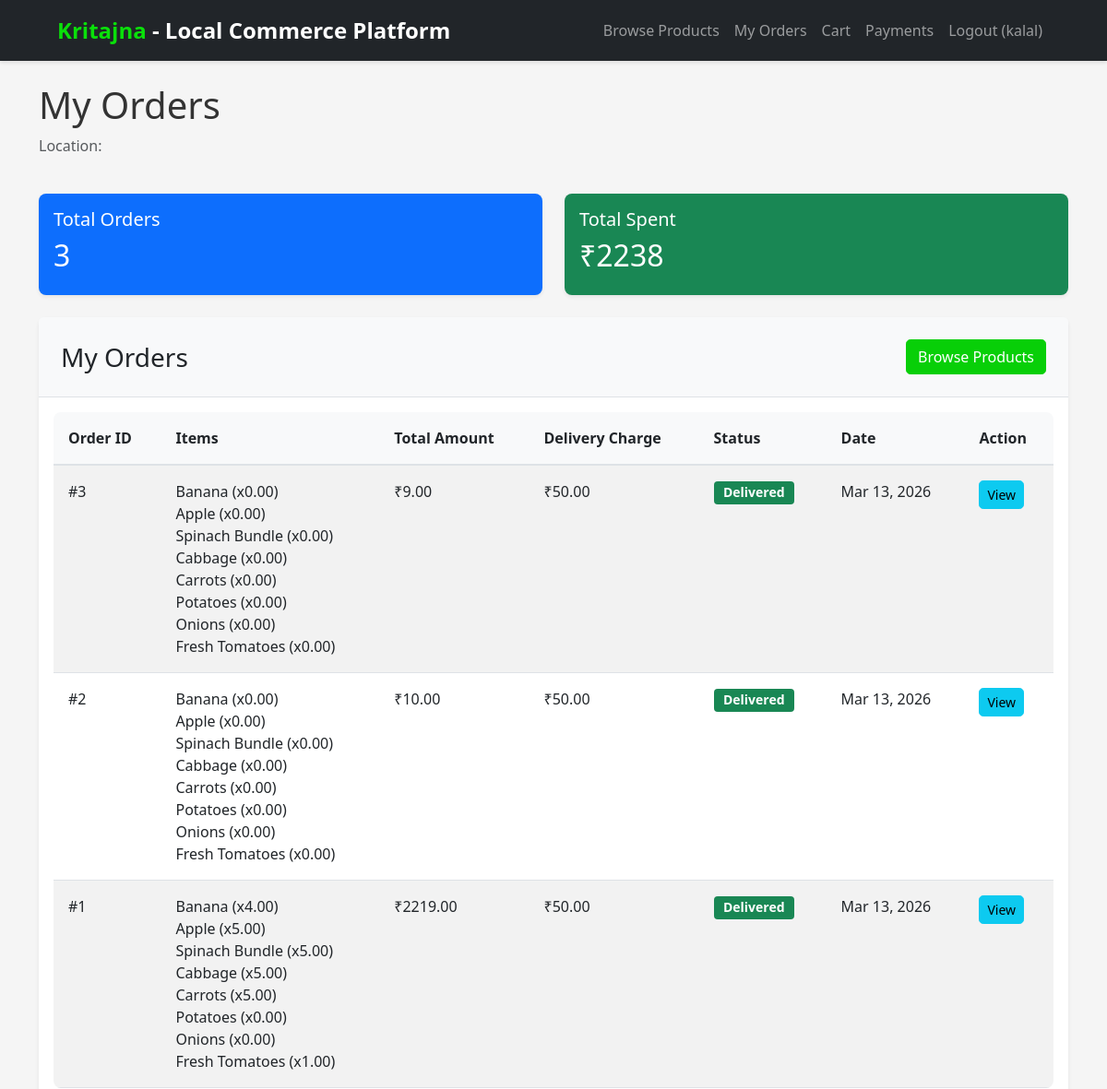
Page /customer/dashboard/ (signed in, upper part) on the earlier database version.
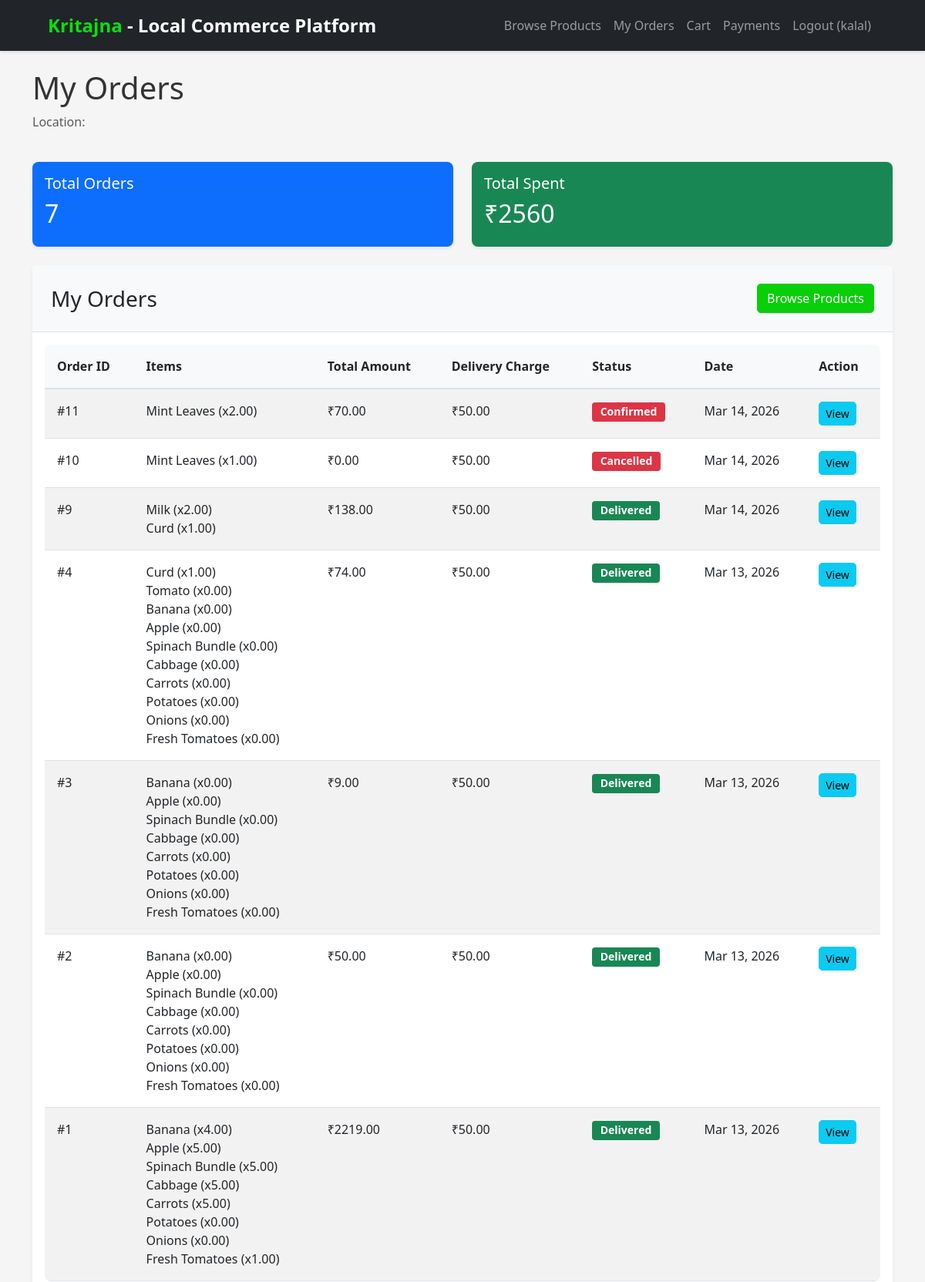
Same page on the later database version.
### orders/models.py (models this page shows, shortened)
class Order(models.Model):
    STATUS_CHOICES = [
        ('pending', 'Pending'),
        ('confirmed', 'Confirmed'),
        ('in_delivery', 'In Delivery'),
        ('delivered', 'Delivered'),
        ('cancelled', 'Cancelled'),
    ]
    customer = models.ForeignKey(User, on_delete=models.CASCADE, related_name='orders', limit_choices_to={'role': 'customer'})
    delivery_partner = models.ForeignKey(User, on_delete=models.SET_NULL, null=True, blank=True, related_name='deliveries', limit_choices_to={'role': 'delivery_partner'})
    customer_location = models.CharField(max_length=255)
    total_amount = models.DecimalField(max_digits=10, decimal_places=2, default=0.00)
    delivery_charge = models.DecimalField(max_digits=10, decimal_places=2, default=50.00)
    status = models.CharField(max_length=20, choices=STATUS_CHOICES, default='pending')
    created_at = models.DateTimeField(auto_now_add=True)
    updated_at = models.DateTimeField(auto_now=True)
    class Meta:
        ordering = ['-created_at']

class OrderItem(models.Model):
    order = models.ForeignKey(Order, on_delete=models.CASCADE, related_name='items')
    product = models.ForeignKey(Product, on_delete=models.CASCADE)
    STATUS_PENDING = 'pending'
    STATUS_ACCEPTED = 'accepted'
    STATUS_REJECTED = 'rejected'
    STATUS_CHOICES = [
        (STATUS_PENDING, 'Pending'),
        (STATUS_ACCEPTED, 'Accepted'),
        (STATUS_REJECTED, 'Rejected'),
    ]
    quantity = models.DecimalField(max_digits=10, decimal_places=2)  # allow fractional quantities like 0.5 kg
    price_per_unit = models.DecimalField(max_digits=10, decimal_places=2)  # price per unit at time of order
    status = models.CharField(max_length=10, choices=STATUS_CHOICES, default=STATUS_PENDING)

### products/models.py (models this page shows, shortened)
class Product(models.Model):
    farmer = models.ForeignKey(User, on_delete=models.CASCADE, limit_choices_to={'role': 'farmer'}, related_name='products')
    name = models.CharField(max_length=200)
    description = models.TextField()
    price = models.DecimalField(max_digits=10, decimal_places=2)
    price_per_unit = models.DecimalField(max_digits=10, decimal_places=2, default=0.00)
    UNIT_KG = 'kg'
    UNIT_LITER = 'liter'
    UNIT_BUNDLE = 'bundle'
    UNIT_PIECE = 'piece'
    UNIT_CHOICES = [
        (UNIT_KG, 'kg'),
        (UNIT_LITER, 'liter'),
        (UNIT_BUNDLE, 'bundle'),
        (UNIT_PIECE, 'piece'),
    ]
    unit = models.CharField(max_length=20, choices=UNIT_CHOICES, default=UNIT_KG)
    unit_obj = models.ForeignKey('Unit', on_delete=models.SET_NULL, null=True, blank=True, related_name='products')
    quantity = models.DecimalField(max_digits=10, decimal_places=2, default=0)
    location = models.CharField(max_length=255)
    image = models.ImageField(upload_to='products/', blank=True, null=True)
    sold_out = models.BooleanField(default=False)
    created_at = models.DateTimeField(auto_now_add=True)
    updated_at = models.DateTimeField(auto_now=True)
    category = models.ForeignKey('Category', on_delete=models.SET_NULL, null=True, blank=True, related_name='products')
    class Meta:
        ordering = ['-created_at']

### users/views.py (the view)
# urls.py: path('customer/dashboard/', views.customer_dashboard, name='customer_dashboard'),
@login_required(login_url='login')
def customer_dashboard(request):
    if request.user.role != 'customer':
        messages.error(request, 'Only customers can access this page')
        return redirect('home')
    orders = Order.objects.filter(customer=request.user)
    total_orders = orders.count()
    total_spent = orders.aggregate(Sum('total_amount'))['total_amount__sum'] or 0
    context = {
        'orders': orders,
        'total_orders': total_orders,
        'total_spent': total_spent,
    }
    return render(request, 'users/customer_dashboard.html', context)

### kritajna/context_processors.py (called while the page is built)
def cart_item_count(request):
    count = 0
    try:
        if request.user.is_authenticated and getattr(request.user, 'role', None) == 'customer':
            cart, _ = Cart.objects.get_or_create(user=request.user)
            count = cart.items.count()
    except Exception:
        count = 0
    return {'cart_item_count': count}

### templates/users/customer_dashboard.html (shortened to what this page needs)
{% extends 'base.html' %}
{% block content %}
<div class="row mb-4">
    <div class="col-md-12">
        <h1>My Orders</h1>
        <p class="text-muted">Location: {{ user.location }}</p>
    </div>
</div>
<div class="row mb-4">
    <div class="col-md-6">
        <div class="card bg-primary text-white">
            <div class="card-body">
                <h5 class="card-title">Total Orders</h5>
                <h2>{{ total_orders }}</h2>
            </div>
        </div>
    </div>
    <div class="col-md-6">
        <div class="card bg-success text-white">
            <div class="card-body">
                <h5 class="card-title">Total Spent</h5>
                <h2>₹{{ total_spent }}</h2>
            </div>
        </div>
    </div>
</div>
<div class="card">
    <div class="card-header">
        <div class="row align-items-center">
            <div class="col">
                <h3 class="mb-0">My Orders</h3>
            </div>
            <div class="col-auto">
                <a href="{% url 'browse_products' %}" class="btn btn-primary">Browse Products</a>
            </div>
        </div>
    </div>
    <div class="card-body">
        {% if orders %}
            <div class="table-responsive">
                <table class="table table-striped">
                    <thead>
                        <tr>
                            <th>Order ID</th>
                            <th>Items</th>
                            <th>Total Amount</th>
                            <th>Delivery Charge</th>
                            <th>Status</th>
                            <th>Date</th>
                            <th>Action</th>
                        </tr>
                    </thead>
                    <tbody>
                        {% for order in orders %}
                            <tr>
                                <td>#{{ order.id }}</td>
                                <td>
                                    {% for item in order.items.all %}
                                        <div>{{ item.product.name }} (x{{ item.quantity }})</div>
                                    {% endfor %}
                                </td>
                                <td>₹{{ order.total_amount }}</td>
                                <td>₹{{ order.delivery_charge }}</td>
                                <td>
                                    <span class="badge bg-{% if order.status == 'delivered' %}success{% elif order.status == 'pending' %}warning{% elif order.status == 'in_delivery' %}info{% else %}danger{% endif %}">
                                        {{ order.get_status_display }}
                                    </span>
                                </td>
                                <td>{{ order.created_at|date:"M d, Y" }}</td>
                                <td>
                                    <a href="{% url 'order_detail' order.pk %}" class="btn btn-sm btn-info">View</a>
                                </td>
                            </tr>
                        {% endfor %}
                    </tbody>
                </table>
            </div>
        {% else %}
            <p class="text-muted text-center">No orders yet. <a href="{% url 'browse_products' %}">Start shopping</a></p>
        {% endif %}
    </div>
</div>
{% endblock %}

Differences in the rows shown:
added Order: id "11", total_amount "70.00", delivery_charge "50.00", status "Confirmed", created_at "Mar 14, 2026"
added OrderItem: product.name "Mint Leaves", quantity "2.00", shown under "11"
added Order: id "10", total_amount "0.00", delivery_charge "50.00", status "Cancelled", created_at "Mar 14, 2026"
added OrderItem: product.name "Mint Leaves", quantity "1.00", shown under "10"
added Order: id "9", total_amount "138.00", delivery_charge "50.00", status "Delivered", created_at "Mar 14, 2026"
added OrderItem: product.name "Milk", quantity "2.00", shown under "9"
added OrderItem: product.name "Curd", quantity "1.00", shown under "9"
added Order: id "4", total_amount "74.00", delivery_charge "50.00", status "Delivered", created_at "Mar 13, 2026"
added OrderItem: product.name "Curd", quantity "1.00", shown under "4"
added OrderItem: product.name "Tomato", quantity "0.00", shown under "4"
added OrderItem: product.name "Banana", quantity "0.00", shown under "4"
added OrderItem: product.name "Apple", quantity "0.00", shown under "4"
added OrderItem: product.name "Spinach Bundle", quantity "0.00", shown under "4"
added OrderItem: product.name "Cabbage", quantity "0.00", shown under "4"
added OrderItem: product.name "Carrots", quantity "0.00", shown under "4"
added OrderItem: product.name "Potatoes", quantity "0.00", shown under "4"
added OrderItem: product.name "Onions", quantity "0.00", shown under "4"
added OrderItem: product.name "Fresh Tomatoes", quantity "0.00", shown under "4"
changed Order id 2: total_amount "10.00" → "50.00"
Other differences:
{{ total_orders }}: "3" → "7"
{{ total_spent }}: "2238" → "2560"
